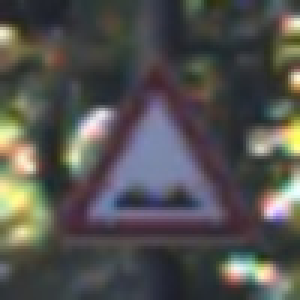
#> input picture content/training/00022/00000_00000.jpg, 100 x 100 px, found by its file name (shown 3 times larger)
$ python preprocessing.py
#> lines starting #> are read from the running program, lines starting #| are printed output that depends on the picture
import cv2
import numpy as np

def sample_image():
    # Import a sample image from the dataset (content/training/00000/00000_00000.jpg)
    img = cv2.imread("content/training/00000/00000_00000.jpg")
#> img is the input picture: shape (100, 100, 3); mean B, G, R 79.5, 81.7, 82.6
    return img

def sharpen_image(image):
    # Convert the image to RGB format (assuming it's in BGR)
    image_rgb = cv2.cvtColor(image, cv2.COLOR_BGR2RGB)

    # Create a sharpening kernel
    kernel = np.array([[-1, 0, -1],
                       [0, 8, 0],
                       [-1, 0, -1]])

    # Apply the sharpening kernel using cv2.filter2D
    sharpened = cv2.filter2D(image_rgb, -1, kernel)
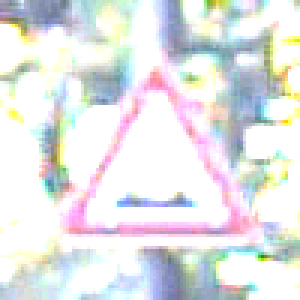
#> sharpened: shape (100, 100, 3) (shown 3 times larger); mean R, G, B 227.6, 229.2, 230.4

    return sharpened

def unsharp_mask(image):
    # Apply Gaussian blur to the image
    blurred = cv2.GaussianBlur(image, (0, 0), 2.0)
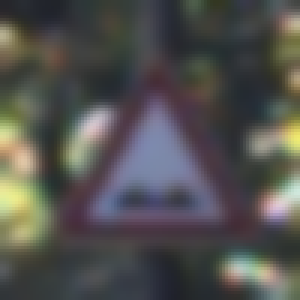
#> blurred: shape (100, 100, 3) (shown 3 times larger); mean B, G, R 79.5, 81.7, 82.5
    # Create a mask by subtracting the blurred image from the original image
    sharpened = cv2.addWeighted(image, 1.5, blurred, -0.5, 0)
    return sharpened

def threshold_image(image):
    # Convert the image to grayscale
    _, thresholded = cv2.threshold(image, 100, 255, cv2.THRESH_BINARY)
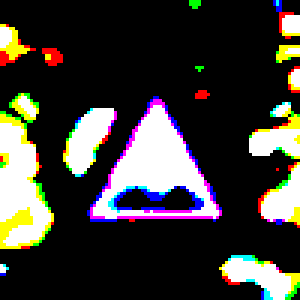
#> thresholded: shape (100, 100, 3) (shown 3 times larger); mean B, G, R 54.9, 59.4, 61.9
    return thresholded

def contrast_stretching(image):
    # Convert the image to RGB format (assuming it's in BGR)
    image_rgb = cv2.cvtColor(image, cv2.COLOR_BGR2RGB)

    # Calculate minimum and maximum pixel values
    min_val = image_rgb.min(axis=(0, 1))
#> min_val = [25, 31, 17]
    max_val = image_rgb.max(axis=(0, 1))
#> max_val = [255, 255, 255]

    # Check if max_val and min_val are equal for any channel
    equal_min_max = np.all(min_val == max_val)
#> equal_min_max = False

    # Perform contrast stretching only if min_val and max_val are not equal
    stretched = np.zeros_like(image_rgb, dtype=np.uint8)
    if not equal_min_max:
        stretched = ((image_rgb - min_val) * 255) // (max_val - min_val)
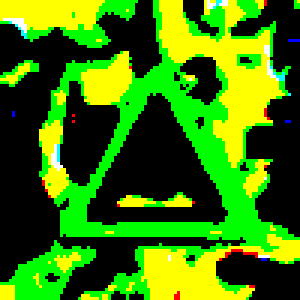
#> stretched: shape (100, 100, 3) (shown 3 times larger); mean R, G, B 0.229, 0.48, 0.0105; drawn with 1 as white

    return stretched

def morphological_operations(image):
    # Create a 3x3 kernel
    kernel = np.ones((3, 3), np.uint8)
    # Perform dilation followed by erosion
    dilated = cv2.dilate(image, kernel, iterations=1)
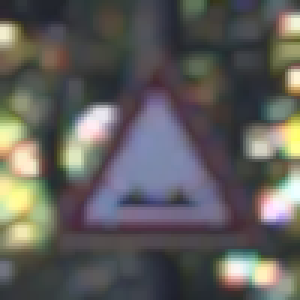
#> dilated: shape (100, 100, 3) (shown 3 times larger); mean B, G, R 91.4, 93.7, 95.1
    eroded = cv2.erode(dilated, kernel, iterations=1)
    return eroded

def main():
    img = sample_image()
    sharpened = sharpen_image(img)
    unsharp_masked = unsharp_mask(img)
    thresholded = threshold_image(img)
    contrast_stretched = contrast_stretching(img)
    morphological = morphological_operations(img)

    # Display the images
    cv2.imshow("Original Image", img)
    cv2.imshow("Sharpened Image", sharpened)
    cv2.imshow("Unsharp Masked Image", unsharp_masked)
    cv2.imshow("Thresholded Image", thresholded)
    cv2.imshow("Contrast Stretched Image", contrast_stretched)
    cv2.imshow("Morphological Operations Image", morphological)

    cv2.waitKey(0)
    cv2.destroyAllWindows()

if __name__ == "__main__":
    main()

$ run again, with content/training/00022/00000_00010.jpg copied over content/training/00022/00000_00000.jpg
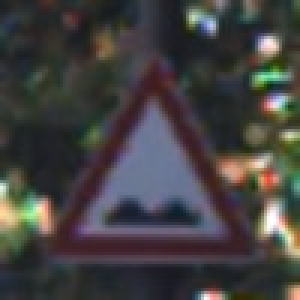
#> input picture content/training/00022/00000_00010.jpg, 100 x 100 px, found by its file name (shown 3 times larger)
#> in sample_image, img is the input picture: shape (100, 100, 3); mean B, G, R 65, 65.6, 67.5
#> in threshold_image, `_, thresholded = cv2.threshold(image, 100, 255, cv2.THRESH_BINARY)`:
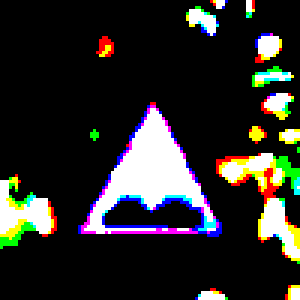
#> thresholded: shape (100, 100, 3) (shown 3 times larger); mean B, G, R 40.1, 42.9, 43.5
#> min_val = [9, 25, 0]
#> max_val = [255, 255, 255]
#> equal_min_max = False
#> in morphological_operations, `dilated = cv2.dilate(image, kernel, iterations=1)`:
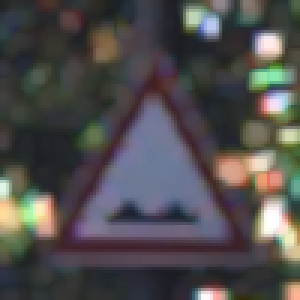
#> dilated: shape (100, 100, 3) (shown 3 times larger); mean B, G, R 78.2, 78, 80.5
